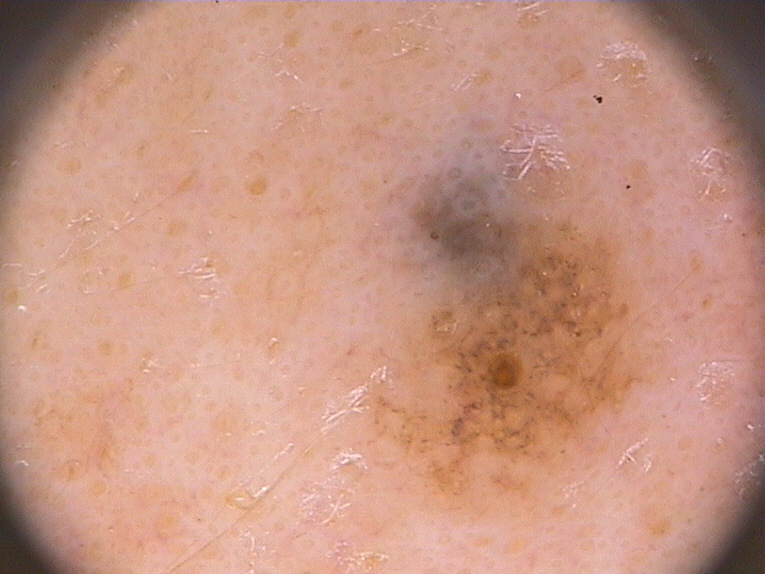
#> input picture data/ph2-example-images/IMD006.bmp, 765 x 574 px, found by its file name; its folder holds 4 pictures in this run
$ jupyter execute --allow-errors PH2.ipynb
#> lines starting #> are read from the running program, lines starting #| are printed output that depends on the picture
[cell 1]
import os
import numpy as np
import pandas as pd
import seaborn as sns
import PIL.Image

import matplotlib.pyplot as plt

[cell 2]
GROUND_PATH = os.path.join(os.getcwd(), 'data\\PH2_Dataset.csv')

IMAGES_PATH = os.path.join(os.getcwd(), 'data\\ph2-example-images\\')


def csv_to_array(path, type):
    return np.genfromtxt (path, delimiter=",", dtype=type, names=True)

def orderData(labels, data):
    ordered_labels = [x for _,x in sorted(zip(data, labels), reverse=True)]
    ordered_values = sorted(data, reverse=True)

    return ordered_labels, ordered_values

#> (the rest of this cell did not finish here and is left out)

#> (a cell that did not finish here is left out)

#> (a cell that did not finish here is left out)

[cell 5]
structures_labels = ['PigmentNetwork', 'DotsGlobules', 'Streaks', 'RegressionAreas', 'BlueWhitishVeil']

structures_names = ['Pigment Network', 'Dots & Globules', 'Streaks', 'Regression Areas', 'Blue Whitish Veil']

structure_list = [b'A', b'P', b'AT', b'T']
structure_labels = ['Absent','Present', 'Atypical', 'Typical']

fig, ax = plt.subplots(2, 3, figsize = (7, 4))
fig.subplots_adjust(hspace = 0.9, wspace = 0.3)

ax = ax.ravel()

fig.delaxes(ax[5])

#> (the rest of this cell did not finish here and is left out)

[cell 6]
structures_labels = ['PigmentNetwork', 'DotsGlobules', 'Streaks', 'RegressionAreas', 'BlueWhitishVeil']

structures_names = ['Pigment Network', 'Dots & Globules', 'Streaks', 'Regression Areas', 'Blue Whitish Veil']

structure_list = [b'A', b'P', b'AT', b'T']
structure_labels = ['Absent','Present', 'Atypical', 'Typical']

#> (the rest of this cell did not finish here and is left out)

[cell 7]
structures_labels = ['PigmentNetwork', 'DotsGlobules', 'Streaks', 'RegressionAreas', 'BlueWhitishVeil']

structures_names = ['Pigment Network', 'Dots & Globules', 'Streaks', 'Regression Areas', 'Blue Whitish Veil']

structure_list = [b'A', b'P', b'AT', b'T']
structure_labels = ['Absent','Present', 'Atypical', 'Typical']

#> (the rest of this cell did not finish here and is left out)

[cell 8]
structures_labels = ['PigmentNetwork', 'DotsGlobules', 'Streaks', 'RegressionAreas', 'BlueWhitishVeil']

structures_names = ['Pigment Network', 'Dots & Globules', 'Streaks', 'Regression Areas', 'Blue Whitish Veil']

structure_list = [b'A', b'P', b'AT', b'T']
structure_labels = ['Absent','Present', 'Atypical', 'Typical']

#> (the rest of this cell did not finish here and is left out)

[cell 9]
structures_labels = ['PigmentNetwork', 'DotsGlobules', 'Streaks', 'RegressionAreas', 'BlueWhitishVeil']

structures_names = ['Pigment Network', 'Dots & Globules', 'Streaks', 'Regression Areas', 'Blue Whitish Veil']

structure_list = [b'A', b'P', b'AT', b'T']
structure_labels = ['Absent','Present', 'Atypical', 'Typical']

#> (the rest of this cell did not finish here and is left out)

#> (a cell that did not finish here is left out)

#> (a cell that did not finish here is left out)

[cell 12]
images = os.listdir(IMAGES_PATH)
img_arr = []

def load_image(img):
#> called with img = 'IMD006.bmp'
    img = PIL.Image.open(IMAGES_PATH+img).convert('RGB')
#> img is the input picture: PIL image 765x574 RGB; mean R, G, B 197.6, 148.4, 130.1
    return img

for image in images:
    img_arr.append(load_image(image))

fig, axarr = plt.subplots(2,4, figsize = (7, 3))

fig.subplots_adjust(hspace = 0.2, wspace = 0.1)

ax = axarr.ravel()

for i in range(0, len(img_arr)):
    ax[i].axis('off')
    ax[i].imshow(img_arr[i])
    ax[i].set_title(images[i])
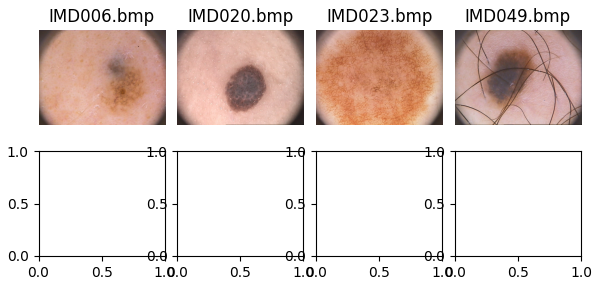
#> figure drawn by matplotlib, 4 panels
